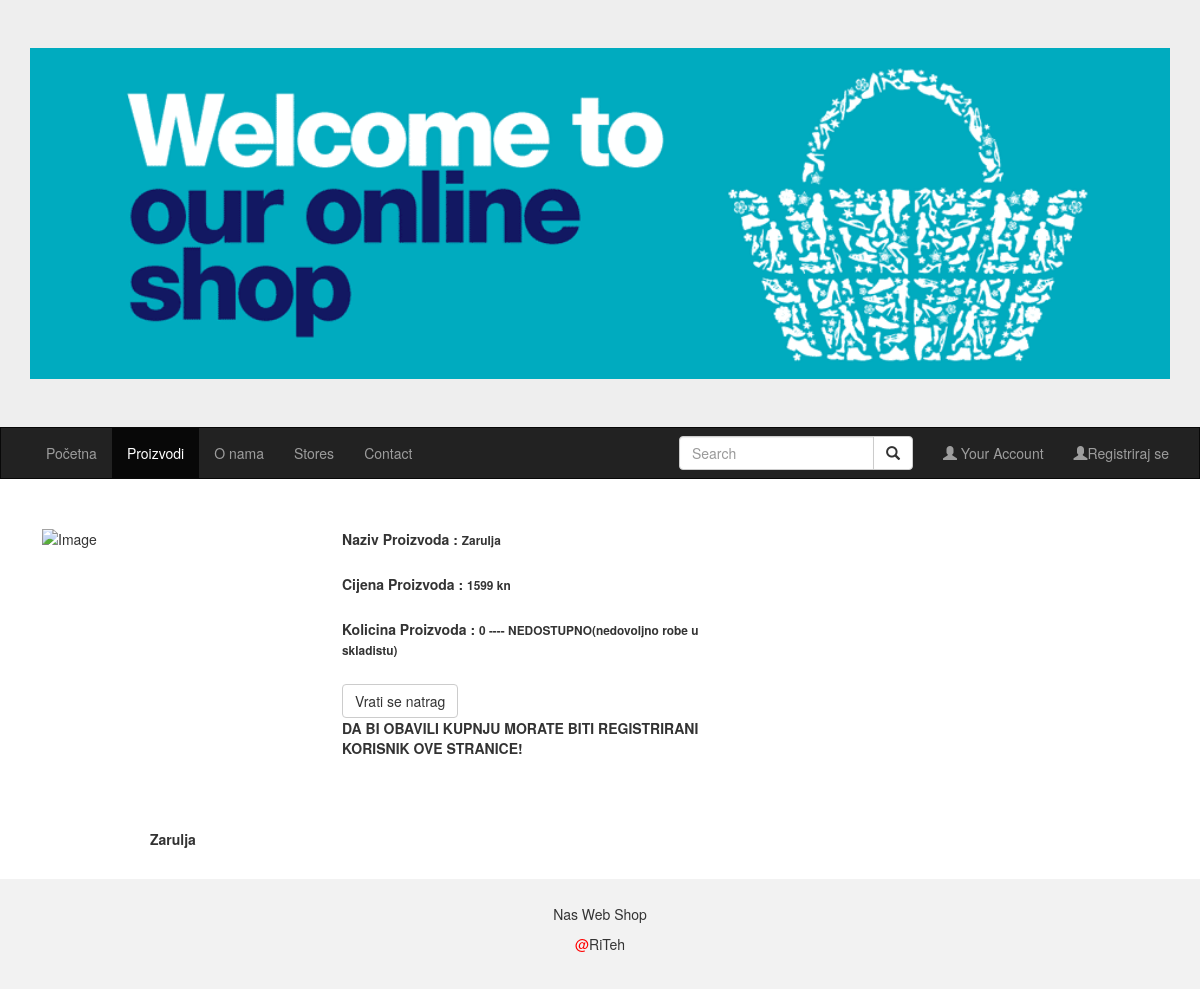
Page /shop/pojedinosti.php?id_slike=6&brojStranice=1 on the committed database.
### tables this page shows
CREATE TABLE `proizvod` (
  `ID_Proizvod` int(11) NOT NULL,
  `Naziv` varchar(15) NOT NULL,
  `ID_Vrste` int(11) NOT NULL,
  `Kolicina` int(11) NOT NULL,
  `Cijena` int(11) NOT NULL,
  `Slika` longblob NOT NULL
);

### shop/Komunikacija.php (called while the page is built, shortened)
<?php
function db_connect() {
    static $connection;
    if(!isset($connection)) {
        $config = parse_ini_file('config.ini');
        $connection = mysqli_connect('localhost',$config['username'],$config['password'],$config['dbname']);
    }
    return $connection;
}
function db_query($query) {
    $connection = db_connect();
    $result = mysqli_query($connection,$query);
    return $result;
}
function db_select($query) {
    $rows = array();
    $result = db_query($query);
    while ($row = mysqli_fetch_assoc($result)) {
        $rows[] = $row;
    }
    return $rows;
}
?>

### shop/pojedinosti.php (the view, shortened to what this page needs)
<?php
include 'Komunikacija.php';
?>
<!DOCTYPE html>
<html lang="en">
<head>
  <link rel="stylesheet" href="https://maxcdn.bootstrapcdn.com/bootstrap/3.3.7/css/bootstrap.min.css">
</head>
<body>
<div class="jumbotron">
  <div class="container text-center">
		<img src="banner-shop.gif" style="width:100%;" class="img-responsive" alt="Cinque Terre">
  </div>
</div>
<nav class="navbar navbar-inverse">
  <div class="container-fluid">
    <div class="collapse navbar-collapse" id="myNavbar">
      <ul class="nav navbar-nav">
        <li ><a href="index.php">Početna</a></li>
        <li class="active"><a href="proizvodi.php">Proizvodi</a></li>
        <li><a href="#">O nama</a></li>
        <li><a href="#">Stores</a></li>
        <li><a href="#">Contact</a></li>
      </ul>
      <ul class="nav navbar-nav navbar-right"> <li>
        <form class="navbar-form" role="search" action="Pretraga.php" >
        <div class="input-group">
            <input type="text" class="form-control" placeholder="Search" name="q">
            <div class="input-group-btn">
                <button class="btn btn-default" type="submit"><i class="glyphicon glyphicon-search"></i></button>
            </div>
        </div>
        </form>
   </li>
       <li><a href="login.php"><span class="glyphicon glyphicon-user"></span> Your Account</a></li>
         <li><a href="reg.php"><span class="glyphicon glyphicon-user"></span>Registriraj se</a></li>
      </ul>
    </div>
  </div>
</nav>
<?php
if(isset($_GET['id_slike'])){
	$query = "SELECT * FROM `proizvod` where ID_Proizvod=".$_GET['id_slike'];
	$result = db_select($query);
	if(isset($_GET['pretraga'])){
		$href="Pretraga.php?brojStranice=".$_GET['brojStranice']."&q=".$_GET['pretraga']."";
	}else{
		$href="proizvodi.php?brojStranice=".$_GET['brojStranice']."";
	}
	if(($result[0]['Kolicina'])>0){
		$dostupno = "Dostupno za kupnju";
	}else{
		$dostupno = "NEDOSTUPNO(nedovoljno robe u skladistu)";
	}
	print('<div class="container-fluid" id="konetenjer">');
		print('<div class="col-xs-6 col-sm-3" style="height:350px; width:300px;">
				<img src="dohvatiSliku.php?id='.$result[0]["ID_Proizvod"].'" class="img-responsive" style="width:100%" alt="Image" id="slika"><br>
				<label class="control-label" style="margin-left:40%;">'.$result[0]["Naziv"].'</label>
				</div>');
		print('<div class="col-xs-6 col-sm-3" style="height:350px; width:400px; ;">
				<label class="control-label" style="margin-left:0%;"><b>Naziv Proizvoda</b>   :                        <small>'.$result[0]['Naziv'].'</small> </label></br></br>
				<label class="control-label" style="margin-left:0%;"><b>Cijena Proizvoda</b>   :                        <small>'.$result[0]['Cijena'].' kn</small> </label></br></br>
				<label class="control-label" style="margin-left:0%;"><b>Kolicina Proizvoda</b>   :                        <small>'.$result[0]['Kolicina'].'  ----  '.$dostupno.'</small></label></br></br>
				<a id="gumbicPovratka" href="'.$href.'" class="btn btn-default">Vrati se natrag</a>
					<label class="control-label" style="margin-left:0%;">DA BI OBAVILI KUPNJU MORATE BITI REGISTRIRANI KORISNIK OVE STRANICE!</label></br></br>
				</div>');
		print('</div>');
}
?>
<footer class="container-fluid text-center">
  <p>Nas Web Shop</p>
	<p><span style="color:red;">@</span>RiTeh</p>
</footer>
</body>
</html>

### shop/pojedinosti.php (style rules this page uses)
.navbar { margin-bottom: 50px; border-radius: 0; }
.jumbotron { margin-bottom: 0; }
#konetenjer { margin-left:1%; }
#slika { position: relative; float: left; width: 400px; height: 300px; background-position: 50% 50%; background-repeat: no-repeat; background-size: cover; }
footer { background-color: #f2f2f2; padding: 25px; }
#gumbicPovratka { margin-left:0%; }

### rows in the picture
proizvod: Naziv "Zarulja", Cijena "1599", Kolicina "0", Kolicina "NEDOSTUPNO(nedovoljno robe u skladistu)"
